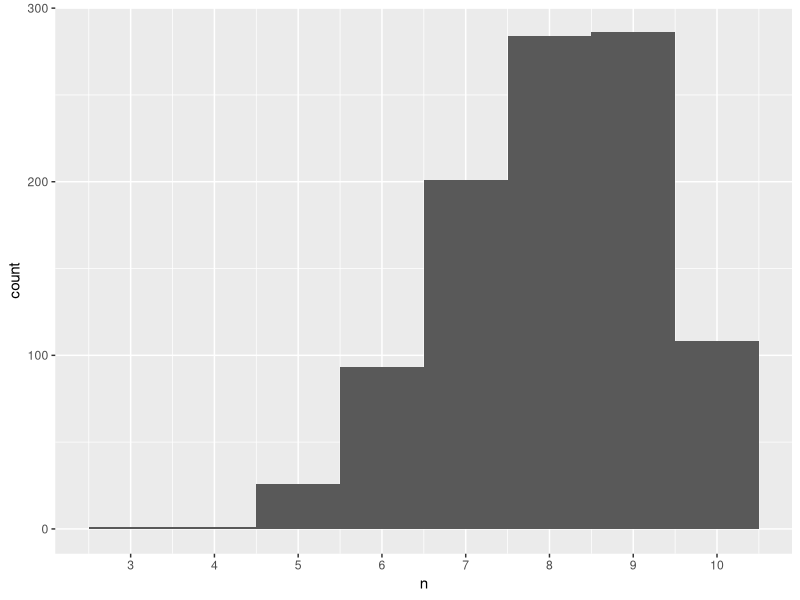

This chart was generated by the following R code:
## ---- chunk 1
library(tidyverse)

rbinom(1000, 10, 0.8) |>
  tibble() |>
  rename("n" = `rbinom(1000, 10, 0.8)`) |>
  ggplot(aes(x = n)) +
  geom_histogram(binwidth = 1) +
  scale_x_continuous(breaks = seq(1, 10, by = 1))

